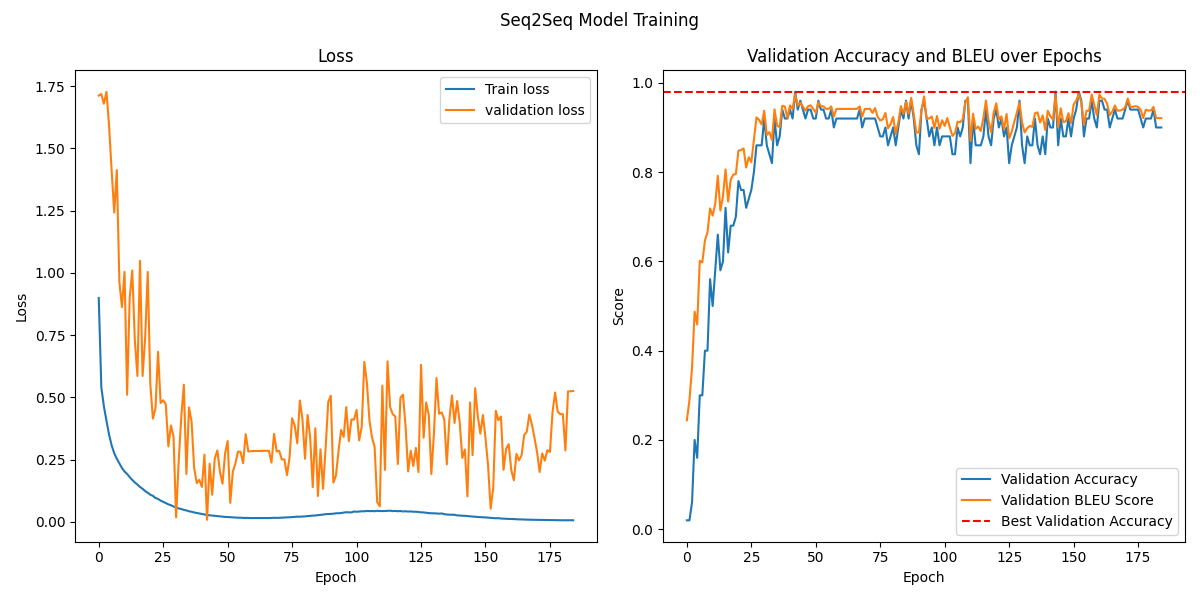
#> input picture A5/assets/seq_without_ingore_pad_185.png, 1200 x 600 px, found by its file name
$ python image_process.py
#> lines starting #> are read from the running program, lines starting #| are printed output that depends on the picture
from PIL import Image

# 讀取圖片
image1 = Image.open('./A5/assets/seq_without_ingore_pad_185.png')
#> image1 is the input picture: PIL image 1200x600 RGBA; mean R, G, B, A 249.2, 246.9, 245.1, 255
image2 = Image.open('./A5/assets/seq_without_scheduler_185.png')
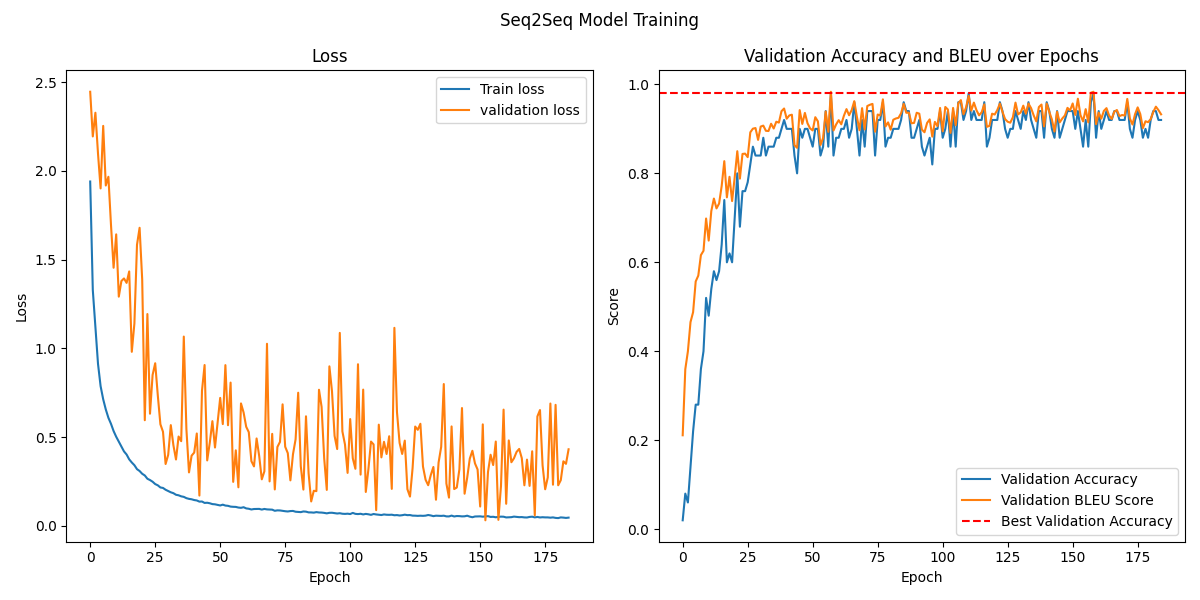
#> input picture A5/assets/seq_without_scheduler_185.png, 1200 x 600 px, found by its file name
#> image2 is the input picture: PIL image 1200x600 RGBA; mean R, G, B, A 249.1, 246.3, 244, 255

# 確保兩張圖片的高度相同，如果需要可以調整大小
image1 = image1.resize((image1.width, image2.height))
image2 = image2.resize((image2.width, image1.height))

# 創建合併後的圖片，寬度為兩張圖片寬度相加，高度取決於其中一張圖片的高度
merged_image = Image.new('RGB', (image1.width + image2.width, image1.height))
#> merged_image: PIL image 2400x600 RGB; every value is 0

# 將圖片粘貼到新圖片中
merged_image.paste(image1, (0, 0))
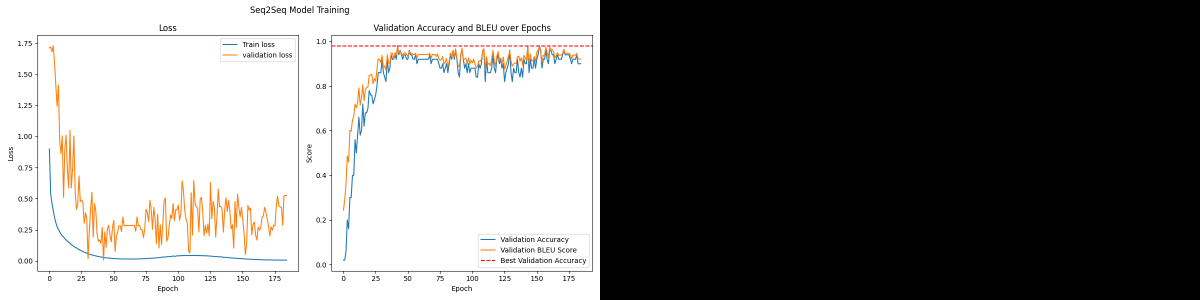
#> merged_image: PIL image 2400x600 RGB (shown at 1/2 size); mean R, G, B 124.6, 123.5, 122.5
merged_image.paste(image2, (image1.width, 0))
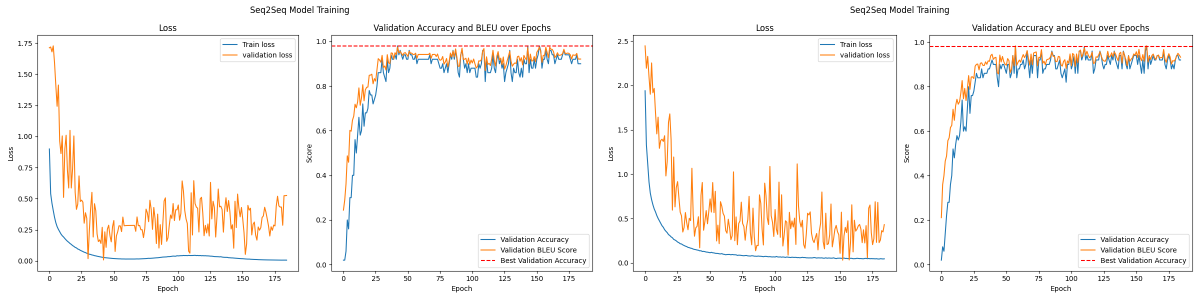
#> merged_image: PIL image 2400x600 RGB (shown at 1/2 size); mean R, G, B 249.2, 246.6, 244.5

# 保存或顯示結果
merged_image.save('./A5/assets/seq_without_ingore_and_scheduler_merged_image_185.png')
